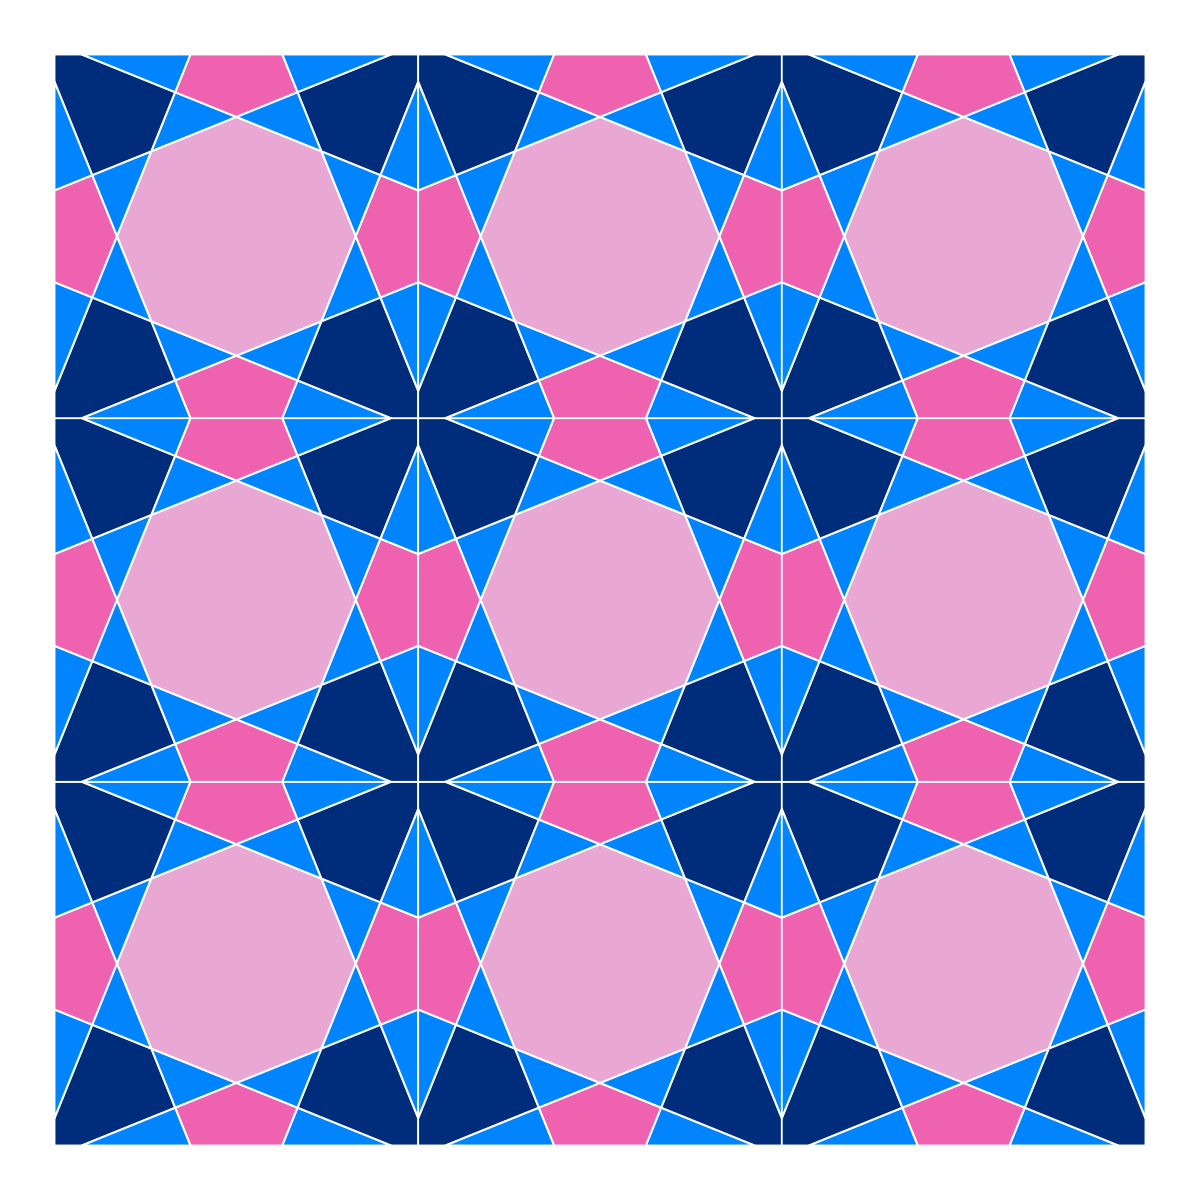

Generate this figure with R:
library(Kaashi)
library(ggplot2)

tile <- motif(theta = 22, delta = 0.85, polyLine = F)

vector = rbind(
  c(2,0),
  c(0,2))
tiles <- tiling(tile, n = 3, type = "periodic", vector = vector) 


tilePlotter(tiles, tileColor = c("#0085FF", "#0085FF", "#EE62AF","#002D7B", "#E8A8D3","#002D7B"),
            borderSize = 0.1)


script_dir <- dirname(rstudioapi::getActiveDocumentContext()$path)

ggsave(file.path(script_dir, "featured.png"), width = 4, height = 4)



